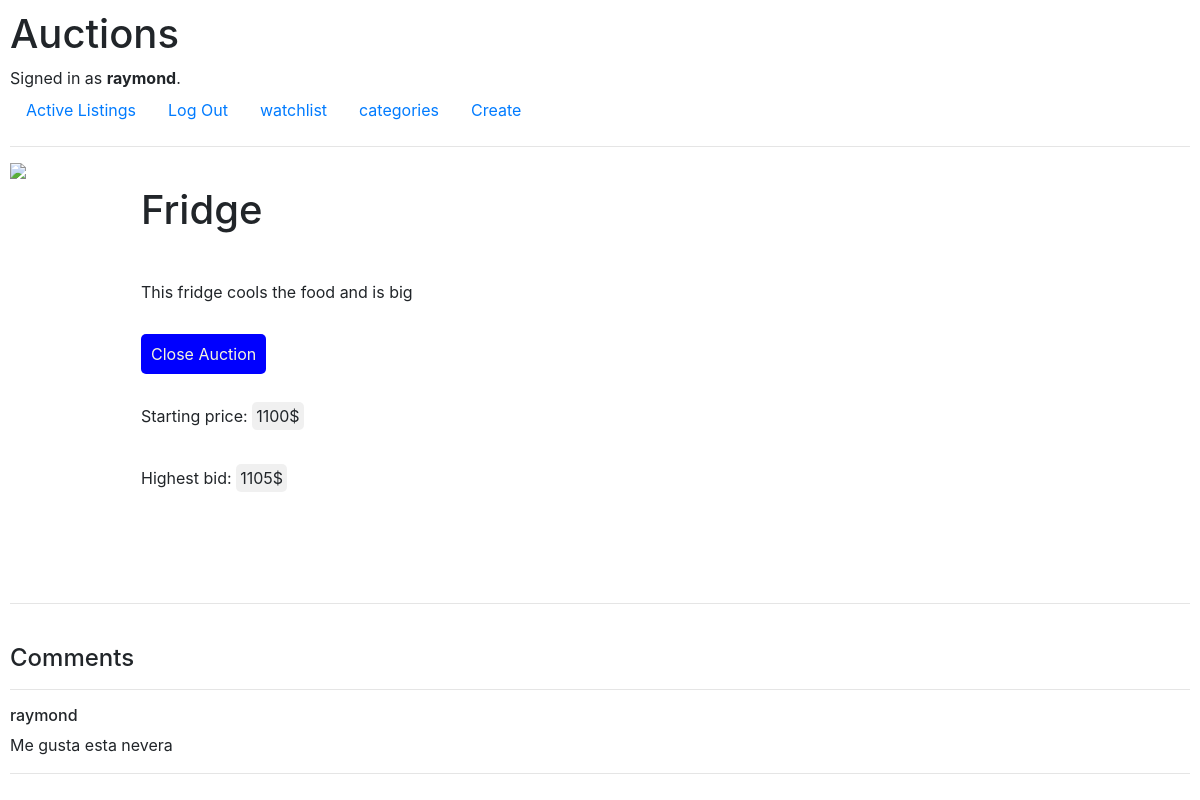
Page /5/item (signed in) on the earlier database version.
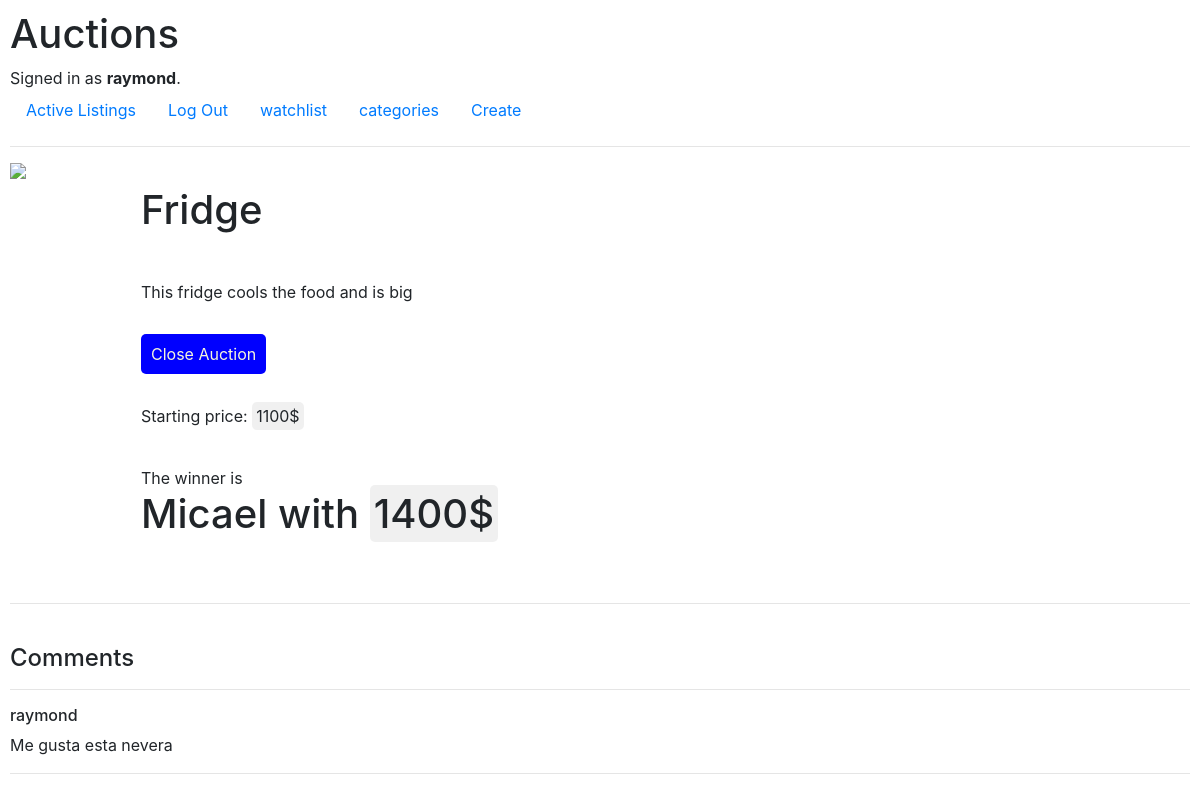
Same page on the later database version.
### auctions/models.py (models this page shows)
class Bid(models.Model):
    user = models.ForeignKey(User, on_delete=models.CASCADE, null=True, related_name="bids")
    bidamount = models.IntegerField()

class User(AbstractUser):
    pass

### auctions/views.py (the view)
# urls.py: path("<int:item_id>/item", views.item, name="item"),
def item(request, item_id):
    item = Product.objects.get(pk=item_id)
    user = request.user
    comments = item.comments.all()
    if item.winner != None:
        bid = Bid.objects.get(pk=item.winner.id)
        value = bid.bidamount + 1
    else:
        bid = "No bets yet"
        value = item.price
    if item.owner != user:
        return render(request, "auctions/item.html", {
            "item":item,
            "bid":bid,
            "value":value + 1,
            "coments":comments
        })
    else:
        return render(request, "auctions/myitem.html", {
            "item":item,
            "bid":bid,
            "value":value + 1,
            "coments":comments
        })

### auctions/templates/auctions/myitem.html
{% extends "auctions/layout.html" %}
{% block body %}
    <div class="sepereter">
        <div class="itm_img">
            <div>
                <img src="{{item.image}}" height="10px">
            </div>
        </div>
        <div class="itm_cont">
            <div>
                <div><h1>{{item.name}}</h1></div>
                <div>{{item.description}}</div>
                <div><a href="{% url 'close' item.id%}" class="watchlist">Close Auction</a></div>
                <div>Starting price: <span class="price">{{item.price}}$</span></div>
                {% if item.active == True %}
                <div>
                    {% if bid != "No bets yet" %}
                        Highest bid: <span class="price">{{bid.bidamount}}$</span>
                    {% else %}
                        Highest bid: <span class="price">{{bid}}</span>
                    {% endif %}
                </div>
                {% else %}
                <div>The winner is <h1>{{bid.user}} with <span class="price">{{bid.bidamount}}$</span></h1></div>
                {% endif %}
            </div>
        </div>
    </div>
    <br>
    <hr>
    <br>
    <h4>Comments</h4>
    <hr>
    {% for c in coments %}
        <h6>{{c.user}}</h6>
        {{c.comment}}
        <hr>
    {% endfor %}
{% endblock %}

Differences in the rows shown:
no longer on this page (row unchanged): Bid: bidamount "1105"
changed Product "Fridge": active True → False (drawn)
added Bid: user "Micael", bidamount "1400"
Other differences:
text no longer shown: "Highest bid:"
text now shown: "The winner is with"
